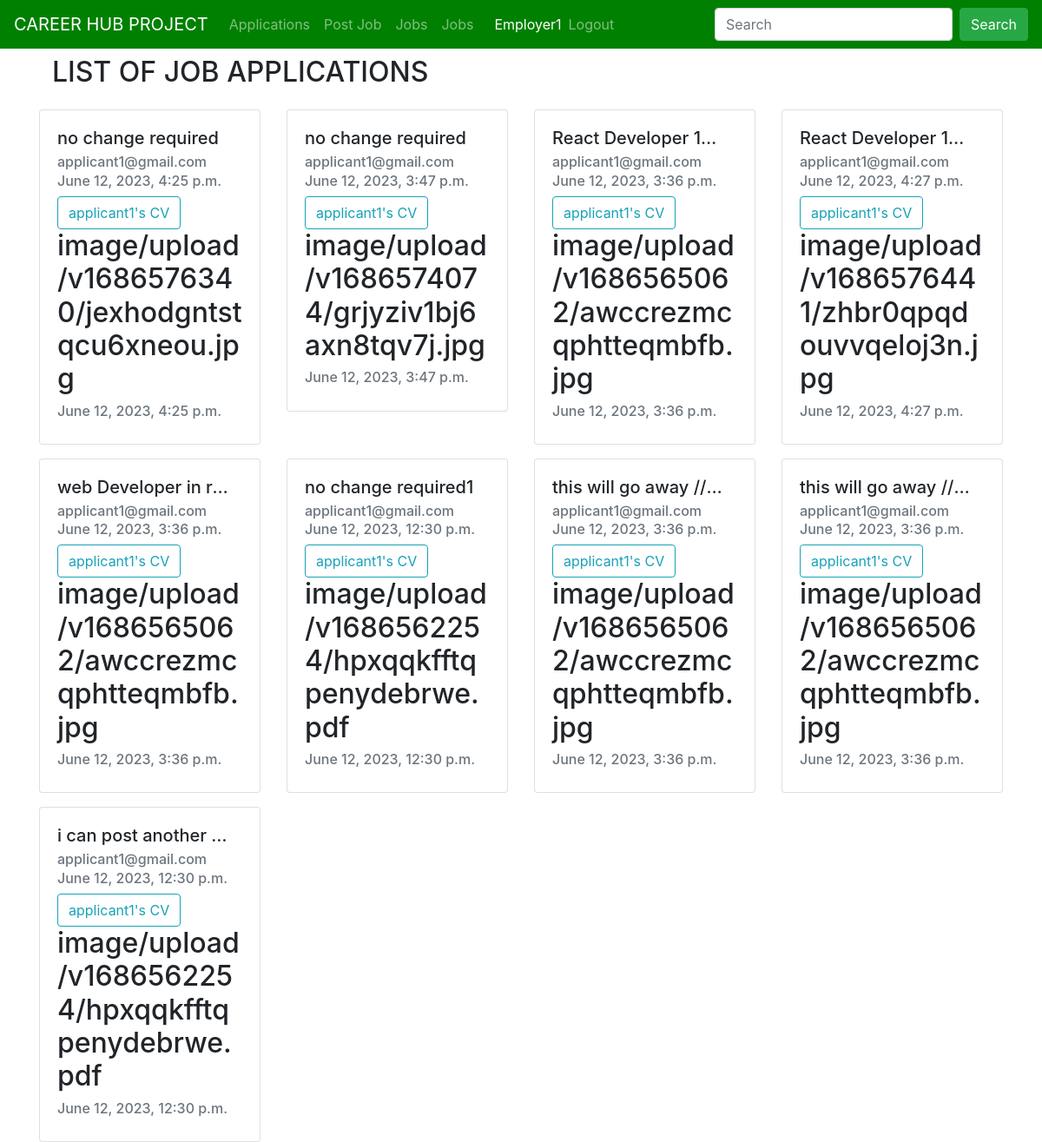
/job_applied (signed in), run on an earlier commit of the app's database.
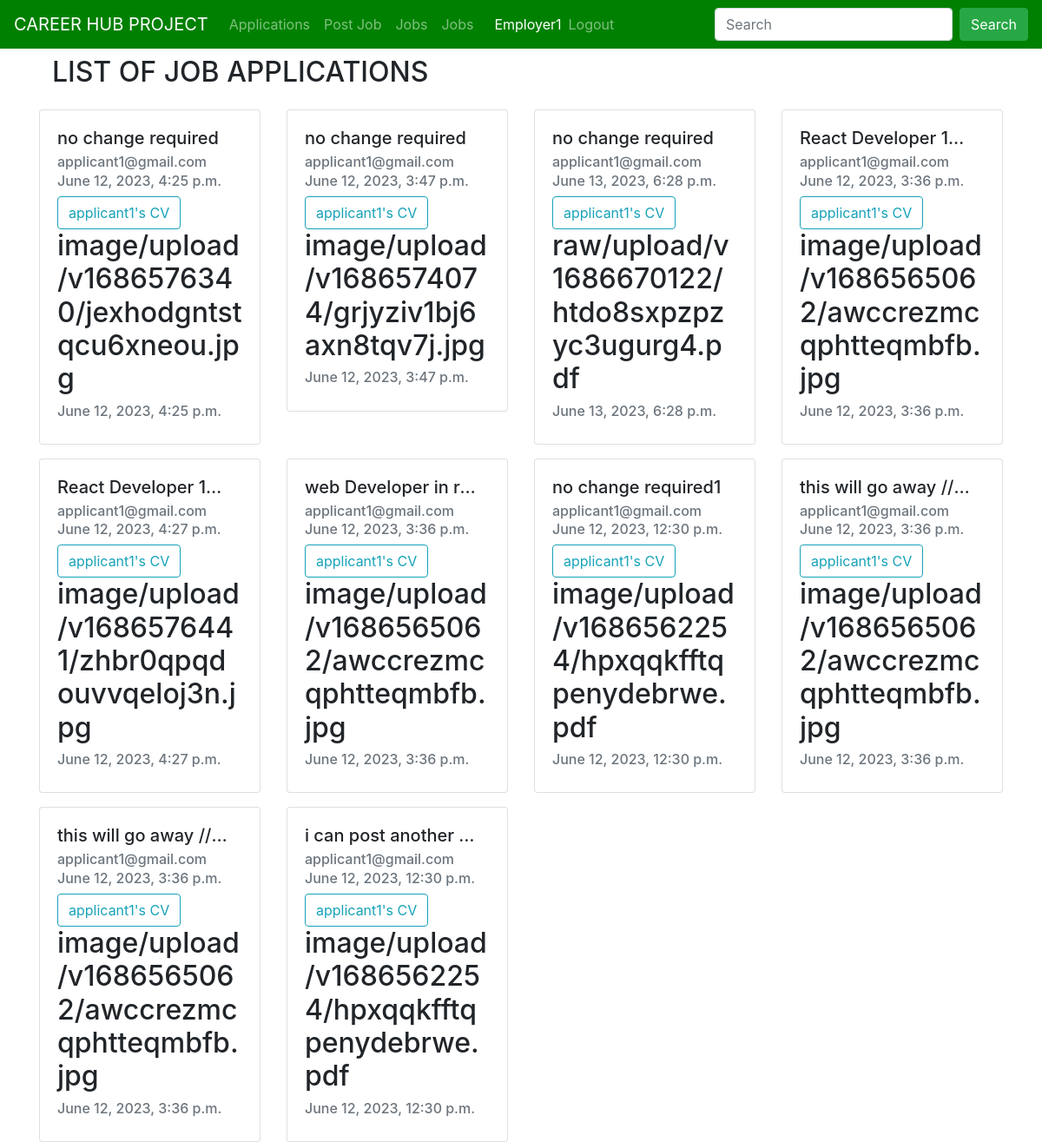
And on a later commit of the database.
### job/models.py (models this page shows, shortened)
class Job_Item(models.Model):
    job = models.ForeignKey(
        Job, on_delete=models.CASCADE, related_name="all_jobs")
    cv = models.ForeignKey(CV, on_delete=models.CASCADE,
                           related_name="all_jobs")

class Job(models.Model):
    positions = (
        ("junior", "junior"),
        ("intermediate", "intermediate"),
        ("senior", "senior"),
        ("expart", "expart"),
    )
    contaract_types = (
        ("remote", "remote"),
        ("part-time", "part-time"),
        ("full-time", "full-time"),
        ("negotiations", "negotiations"),
    )
    employer = models.ForeignKey(
        Employer, on_delete=models.CASCADE, related_name="jobs"
    )
    job_category = models.ForeignKey(
        Category,
        related_name="jobs",
        on_delete=models.CASCADE,
    )
    job_title = models.CharField(
        max_length=200,
    )
    slug = models.CharField(max_length=200, null=True)
    job_location = models.CharField(max_length=200)
    contract_type = models.CharField(max_length=200, choices=contaract_types)
    position = models.CharField(max_length=200, choices=positions)
    job_description = models.TextField()
    created_at = models.DateTimeField(
        auto_now_add=True,
        null=True,
    )
    updated_at = models.DateTimeField(auto_now=True, null=True)

class CV(models.Model):
    applicant = models.ForeignKey(
        Applicant, on_delete=models.CASCADE, related_name="applicant_cv"
    )
    cv_file = CloudinaryField("CV(PNG/JPEG)", null=True, resource_type='raw')
    date_applied = models.DateTimeField(auto_now=True, null=True)

### users/models.py (models this page shows, shortened)
class CustomUser(AbstractUser, PermissionsMixin):
    type_user = (
        ("Admin", "Admin"),
        ("applicant", "Applicant"),
        ("Employer", "Employer"),
    )
    username = models.CharField(max_length=200, unique=True)
    email = models.EmailField(max_length=50, unique=True)
    full_name = models.CharField(max_length=200)
    is_active = models.BooleanField(default=True)
    is_staff = models.BooleanField(default=False)
    is_superuser = models.BooleanField(default=False)
    is_admin = models.BooleanField(default=False)
    date_joined = models.DateTimeField(auto_now_add=True, null=True)
    last_login = models.DateTimeField(auto_now=True, null=True)
    user_type = models.CharField(max_length=200, choices=type_user)
    USERNAME_FIELD = "email"
    REQUIRED_FIELDS = ["username", "full_name"]

### job/views.py (the view)
# urls.py: path("job_applied", views.job_applied, name="job_applied"),
@login_required(login_url="login")
def job_applied(request):
    job_item = Job_Item.objects.filter(job__employer=request.user)
    return render(request, "job/job_applied.html", {"job_item": job_item})

### templates/job/job_applied.html (shortened to what this page needs)
{% extends "core/base.html" %}
{% block title%}{{job.job_category.title}} Applications{%endblock%} {% load
crispy_forms_tags %}
{% block content %}
<div class="container">
  <div class="col-12 my-2"><h2>LIST OF JOB APPLICATIONS</h2></div>
  <div class="row">
    {% for i in job_item %}
    <div class="col-sm-12 col-md-6 col-lg-3 mt-3">
      <div class="card" style="max-height: 30rem">
        <div class="card-body">
          <h5
            class="card-title"
            style="
              width: 200px;
              text-overflow: ellipsis;
              white-space: nowrap;
              overflow: hidden;
            "
          >
            {{i.job.job_title}}
          </h5>
          <h6 class="card-subtitle mb-2 text-muted">
            {{i.cv.applicant.email}}
          </h6>
          <h6 class="card-subtitle mb-2 text-muted">{{i.cv.date_applied}}</h6>
          <a
            class="btn btn-outline-info"
            href="https://res.cloudinary.com/dlepgnfkx/{{i.cv.cv_file}}"
            >{{i.cv.applicant.username}}'s CV</a
          >
          <h2>{{i.cv.cv_file}}</h2>
          <h6 class="card-subtitle my-2 text-muted">{{i.cv.date_applied}}</h6>
        </div>
      </div>
    </div>
    {%endfor %}
  </div>
</div>
{% endblock %}

What changed in the data, as far as the page shows it:
added Job_Item: job.job_title "no change required", cv.applicant.email "applicant1@gmail.com", cv.date_applied "June 13, 2023, 6:28 p.m.", cv.applicant.username "applicant1", cv.cv_file "raw/upload/v1686670122/htdo8sxpzpzyc3ugurg4.pdf"
